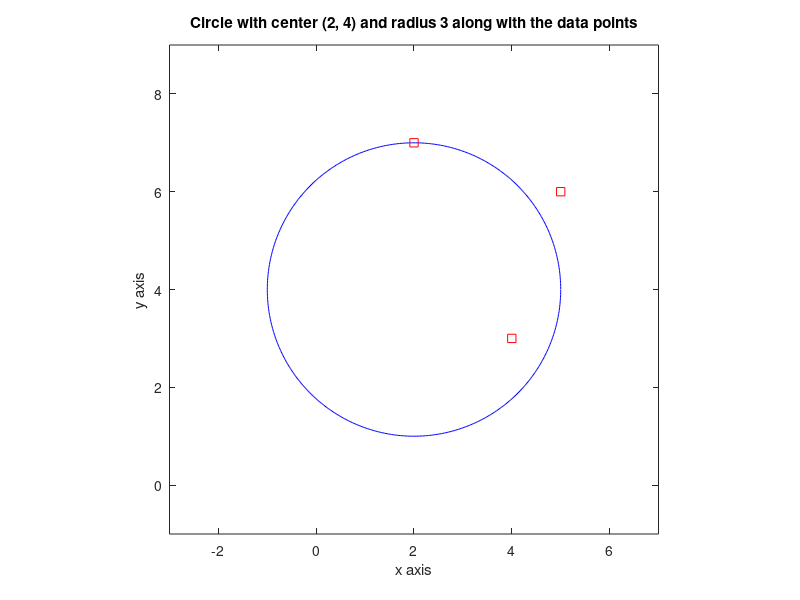

The MATLAB script that drew this image: (Note: this script raises an error after producing the figure.)
%% CS310 Fall 2015 Homework Assignment 1 
% * Name: Yizhe Qu
% * Team Lab: 304
% * Due Date: Thursday, October 1 by 4 pm


%% Statement of Integrity
% Don't forget to read, sign, and hand in the Statement of Integrity


%% Problem 1.a: Writing MATLAB commands
% Write exactly one line of code to create each of the following vectors. 
clear

% 1. a1 = 4 4 4 4 4 4 4 4 4
a1 = 4 * ones(1,9)
% 2. a2 = 1.0000 0.5000 0.3333 0.2500 0.2000
a2 = [1./(1:1:5)]
% 3. a3 = 2 5 8 11 14 17 14 12 10 8 6 4
a3 = [2:3:17 14:-2:4]
% 4. a4 = 0 0 0 0 0 0 0 3
a4 = [zeros(1,7) 3]
% 5. A 5 x 10 matrix named a5 containing 0's, 2's, and 5's as shown in the write-up.
a5 = [2 .* eye(5); 5 .* ones(5)]'

%% Problem 1.b: Writing MATLAB commands
% Use MATLAB's matrix element access syntax to complete each of the 
% following actions:
clear
data = [ 2 7 4 3; 3 4 7 6; 8 3 5 1; 1 4 2 6; 7 2 2 5 ];

% 1. assign the transpose of the second row to b1
b1 = data(2,[1 2 3 4])'
% 2. assign the first 3 columns to b2
b2 = data([1 2 3 4 5],[1 2 3])
% 3. assign the second and fourth values of the first and third row to b3
b3 = data([1 3],[2 4])
% 4. change data so that its first and fourth columns have been switched
data = data([1 2 3 4 5],[4 2 3 1])

%% Problem 2: Creating a tax table
% Create and display a matrix with four columns:
%
% * column 1 contains amounts from $100 to $1000 in increments of $50
% * column 2 contains the state sales tax due in Arizona
% * column 3 contains the state sales tax due in Nevada
% * column 4 contains state sales tax due in California
clear
format bank  % this will format money values nicely
bank = [100:50:1000; 0.056 .* (100:50:1000); 0.0685 .* (100:50:1000); 0.075 .* (100:50:1000)]'

%% Problem 3: Plotting
% Plot a circle with center (2, 4) and radius 3 along with the data points 
% (2, 7), (4, 3), and (5, 6) on a single figure.
clear
format short  % this will change the format back to the default format

%plot the given circle
angle = 0: 0.01: 2 * pi; 
xPos=3 * cos(angle);
yPos=3 * sin(angle);
plot(2 + xPos,4 + yPos,'b')
hold on
%plot the given points
cX=[2,4,5];
cY=[7,3,6];
plot(cX,cY,'rs')
axis([-3 7 -1 9])
axis equal
%add title and axis labels
title('Circle with center (2, 4) and radius 3 along with the data points')
xlabel('x axis')
ylabel('y axis')
hold off

%% Problem 4: Defining a function
% Part a. Define a function named insideCircle that takes 3 arguments as 
% input: a point, the center of the circle, and the radius of the circle.
% The function returns 1 if the point is inside the circle, 0 if the point 
% is on the circle, and -1 if the point is outside the circle.
%
% Don't forget to attach your insideCircle.m function definition file
%
% Part b. Demonstrate that your function works by adding code to call the
% function using a circle with center (2, 4) and radius 3 and the data 
% points (2, 7), (4, 3), and (5, 6) and display the results.

%part a:
%function defined in file insideCircle.m

%part b:

%for a circle with center (2, 4) and radius 3
%determine if point (2, 7) is inside the circle
result1 = insideCircle([2,7],[2,4],3)
%determine if point (4, 3) is inside the circle
result2 = insideCircle([4,3],[2,4],3)
%determine if point (5, 6) is inside the circle
result3 = insideCircle([5,6],[2,4],3)
